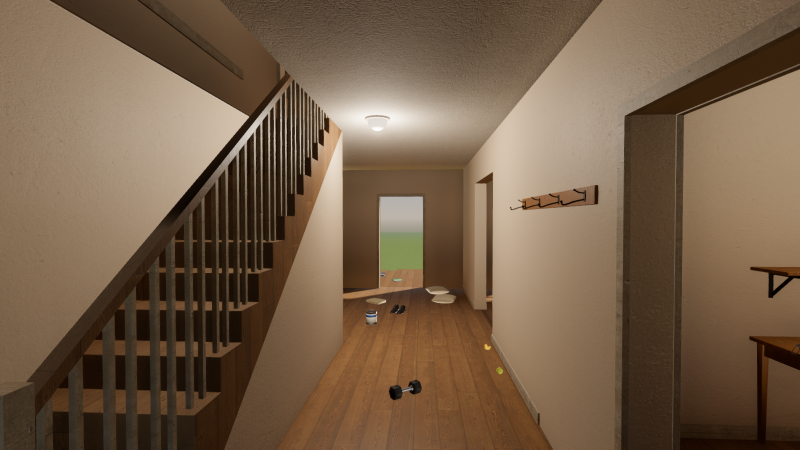
#> input picture screenshots/scale/entry_59.png, 1600 x 900 px (shown at 1/2 size)
$ python -i fetch_textures.py   (imports and definitions only)
#> lines starting #> are read from the running program, lines starting #| are printed output that depends on the picture
#!/usr/bin/env python3
"""Download every texture named in assets/textures.json and normalise it for Godot.

Both sources are CC0, so nothing here needs an account, an API key or attribution.
Each slot ends up as assets/textures/<slot>/{albedo,normal,orm}.jpg, where `orm`
packs ambient occlusion, roughness and metallic into R, G and B - exactly the
layout Godot's ORMMaterial3D expects. Poly Haven already ships that packing as
its `arm` map; ambientCG ships the channels separately, so we pack them here.
A slot with `"src": "generated"` is built here from a CC0 scan (`GENERATED`), for a
surface no CC0 library has. Each slot also gets `meta.json` (the roughness and
metallic means, for `Mats.finish`) and `source.json` (what it was fetched from, so
pointing a slot at another scan re-fetches it).

    python3 tools/fetch_textures.py            # fetch anything missing or changed
    python3 tools/fetch_textures.py --force    # re-fetch everything
"""

import io
import json
import shutil
import subprocess
import pathlib
import sys
import urllib.request
import zipfile

from PIL import Image, ImageStat

ROOT = pathlib.Path(__file__).resolve().parent.parent
OUT = ROOT / "assets" / "textures"
UA = {"User-Agent": "declutter-manor-texture-fetch/1.0"}

# ambientCG map name -> the ORM channel it belongs in, and the value to assume
# when a material simply does not ship that map (most dielectrics have no
# metalness map at all, and a missing AO map means "unoccluded").
ACG_ORM = [("AmbientOcclusion", 255), ("Roughness", 128), ("Metalness", 0)]


def get(url: str) -> bytes:
    with urllib.request.urlopen(urllib.request.Request(url, headers=UA), timeout=180) as r:
        return r.read()


def save_jpg(img: Image.Image, path: pathlib.Path, quality: int = 92) -> None:
    img.convert("RGB").save(path, "JPEG", quality=quality, optimize=True)


# [164 lines left out: functions fetch_polyhaven, fetch_ambientcg, acg_maps, build_shingles, height_to_normal, not called in this run]


GENERATED = {"shingles": build_shingles}


# Godot only turns on mipmaps (and normal-map handling) when a texture is assigned to
# a material *in the editor* - its detect_3d pass. These materials are built at runtime,
# so that never fires and every texture imports unmipmapped, which shows up as severe
# moire shimmer on anything viewed at an angle. We therefore own the import settings.
#
# compress/mode=2 is VRAM Compressed (BC7 with high_quality). Measured on the Phase 1 garage:
# lossless import cost 4.4 s of texture load against a 0.1 s geometry build, and produced a
# 206 MB PCK. VRAM compression is not an optimisation here, it is the only way the 4 s cold
# start in docs/PACING.md is reachable - a lossless texture is decoded on the CPU at load and
# then uploaded, while a BC7 one is handed to the GPU as it sits on disk.
VRAM = {"compress/mode": "2", "compress/high_quality": "true"}
IMPORT_PARAMS = {
    "albedo": {"mipmaps/generate": "true", "detect_3d/compress_to": "0", **VRAM},
    "normal": {"mipmaps/generate": "true", "compress/normal_map": "1",
               "detect_3d/compress_to": "0", **VRAM},
    "orm": {"mipmaps/generate": "true", "detect_3d/compress_to": "0", **VRAM},
}


# [63 lines left out: functions patch_imports, godot_import, neutralise, flatten, not called in this run]


def dielectric(path: pathlib.Path) -> None:
    """Zero the metallic channel. Powder coat and paint are dielectrics over steel, and a scan of
    painted metal can ship a metalness map of the steel under the paint."""
#> called with path = '../screenshots/scale/entry_59.png'
    r, g, _ = Image.open(path).convert("RGB").split()
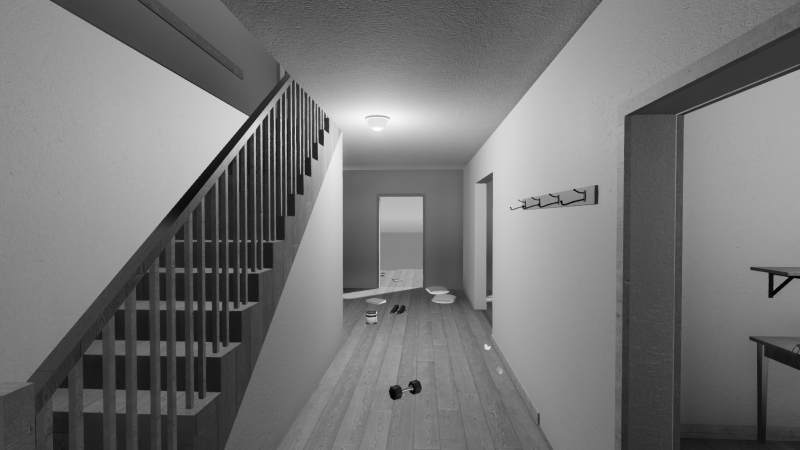
#> r: PIL image 1600x900 L (shown at 1/2 size); min 3, max 255, mean 117.3
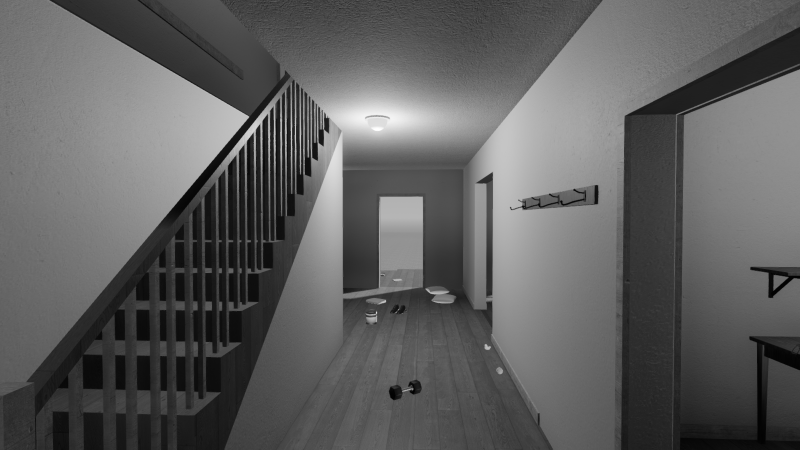
#> g: PIL image 1600x900 L (shown at 1/2 size); min 1, max 255, mean 94.8
    save_jpg(Image.merge("RGB", [r, g, Image.new("L", r.size, 0)]), path)
#> in save_jpg, `img.convert("RGB").save(path, "JPEG", quality=quality, optimize=True)`:
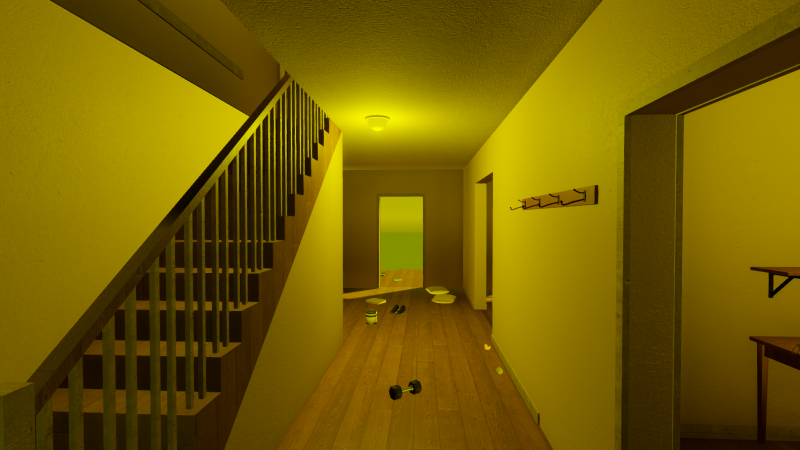
#> saved as entry_59.png: PIL image 1600x900 RGB (shown at 1/2 size); mean R, G, B 117.3, 94.8, 0


# [63 lines left out: functions write_meta, main, not called in this run]


# [2 lines not run here, left out]

>>> result = dielectric('../screenshots/scale/entry_59.png')

$ run again, on screenshots/scale/powder_59.png
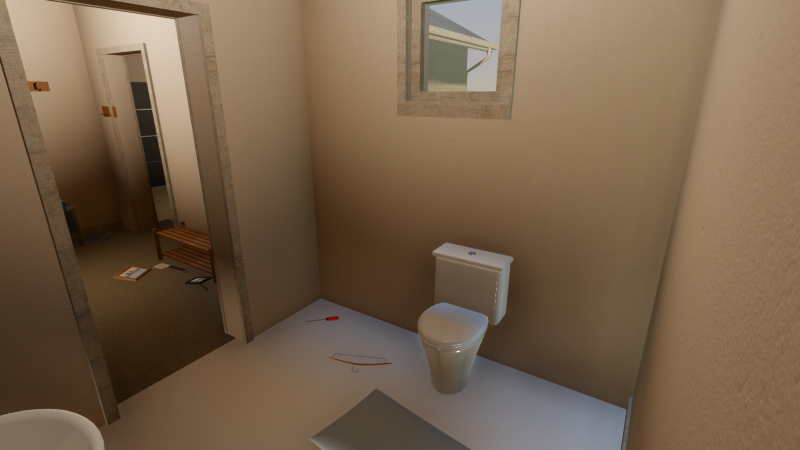
#> input picture screenshots/scale/powder_59.png, 1600 x 900 px (shown at 1/2 size)
#> in dielectric, `r, g, _ = Image.open(path).convert("RGB").split()`:
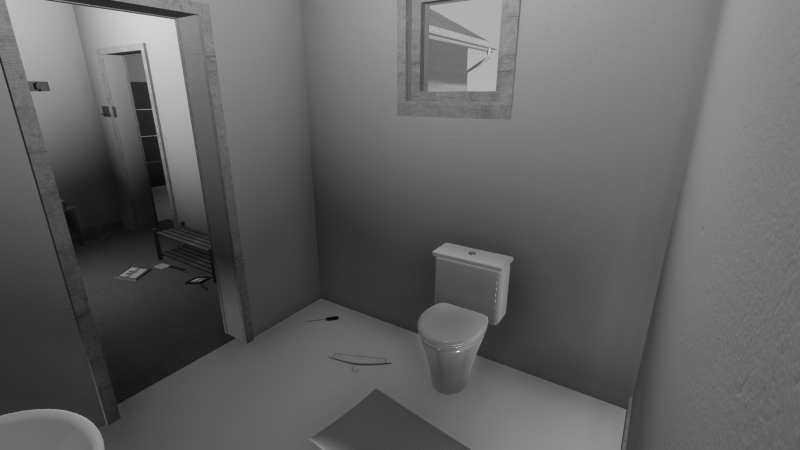
#> g: PIL image 1600x900 L (shown at 1/2 size); min 3, max 250, mean 97.3
#> in save_jpg, `img.convert("RGB").save(path, "JPEG", quality=quality, optimize=True)`:
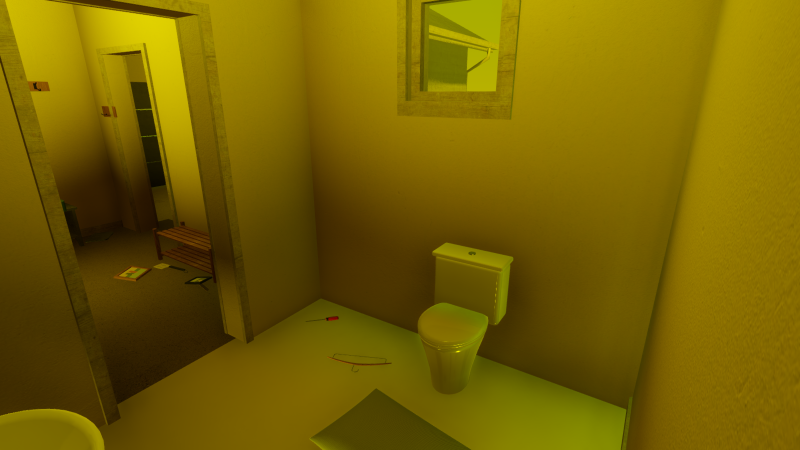
#> saved as powder_59.png: PIL image 1600x900 RGB (shown at 1/2 size); mean R, G, B 118.8, 97.3, 0

$ run again, on screenshots/scale/powder_70.png
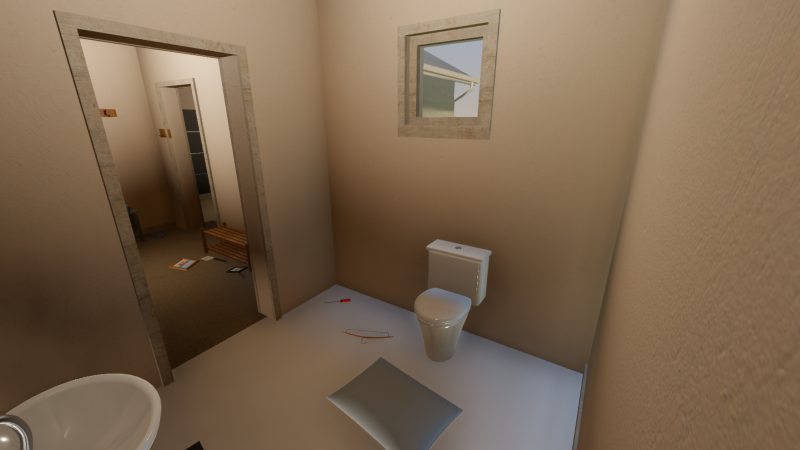
#> input picture screenshots/scale/powder_70.png, 1600 x 900 px (shown at 1/2 size)
#> in dielectric, `r, g, _ = Image.open(path).convert("RGB").split()`:
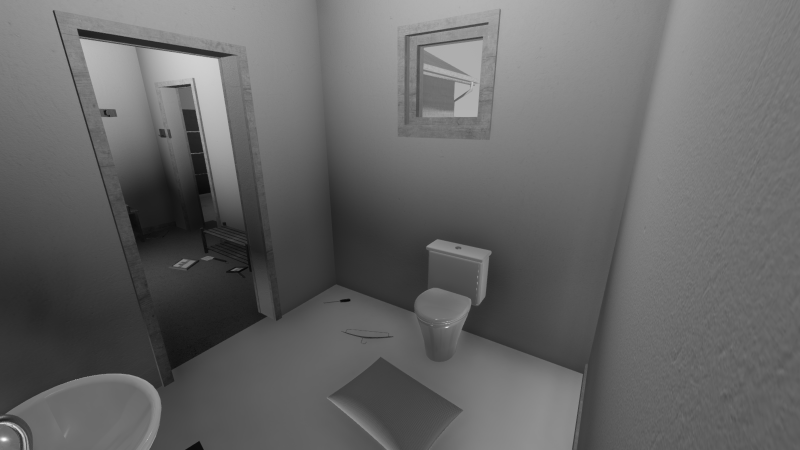
#> g: PIL image 1600x900 L (shown at 1/2 size); min 3, max 255, mean 101.8
#> in save_jpg, `img.convert("RGB").save(path, "JPEG", quality=quality, optimize=True)`:
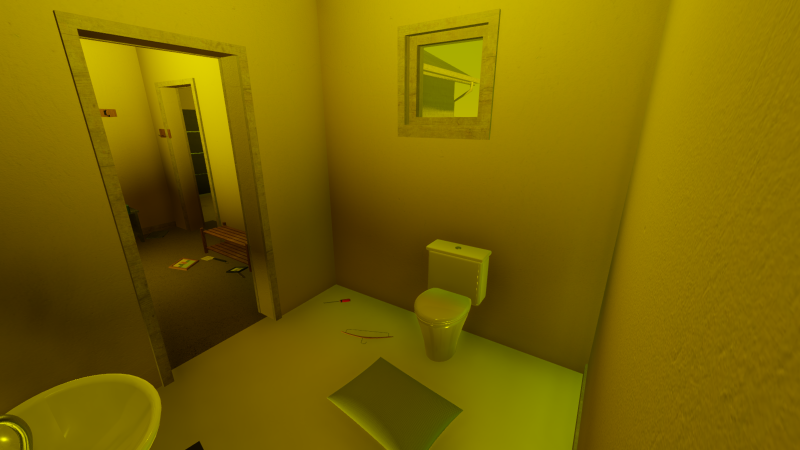
#> saved as powder_70.png: PIL image 1600x900 RGB (shown at 1/2 size); mean R, G, B 123.6, 101.8, 0
